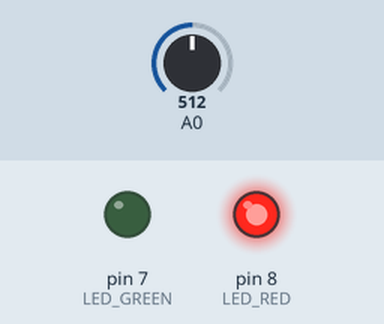
Simulated run of this sketch. Board: Arduino Uno, built with avr-gcc and run on an emulated ATmega328P. Shown: output pins drawn as LEDs (lit = HIGH). The inputs (shaded band) are chosen by the test bench; at power-on: A0 = 512.

Above: at 1.2 s.
1.3 s: A0 set to 521
At 1.9 s:
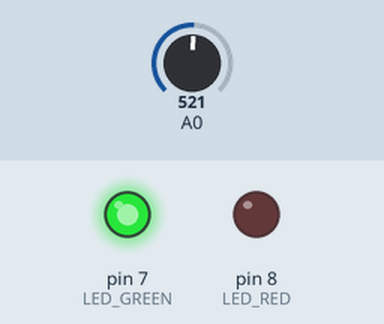
2.8 s: A0 set to 511
At 4.0 s:
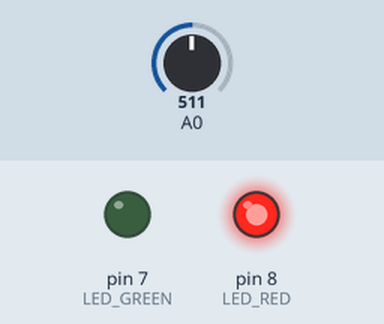
4.3 s: A0 set to 716
At 5.4 s:
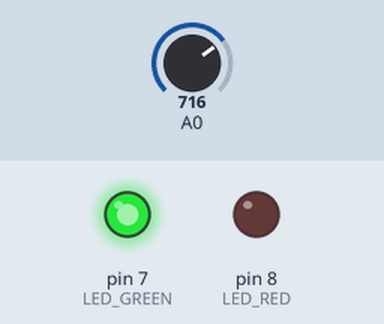
Timing chart, 0 to 7.3 s (numbered marks = the images above; inputs shaded):
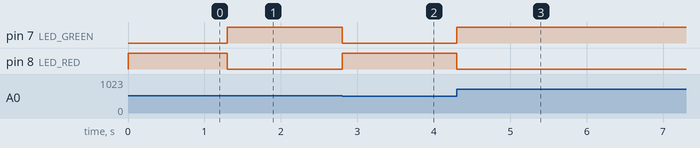

Measured:
- the behaviour switches between 512 and 513 on A0 (found by bisection; images 0 and 1)
- after the input at 1.3 s, pin 7 (LED_GREEN): LOW → HIGH at once; pin 8 (LED_RED): HIGH → LOW at once
- after the input at 2.8 s, pin 7 (LED_GREEN): HIGH → LOW at once; pin 8 (LED_RED): LOW → HIGH at once
- after the input at 4.3 s, pin 7 (LED_GREEN): LOW → HIGH at once; pin 8 (LED_RED): HIGH → LOW at once

The sketch:

sketch_oct31b.ino
```cpp
#define LED_GREEN 7
#define LED_RED 8
void setup() {
  // put your setup code here, to run once:
pinMode(LED_GREEN, OUTPUT);
pinMode(LED_RED, OUTPUT);
}

void loop() {
  // put your main code here, to run repeatedly:
  int pVal = analogRead(A0);

  if (pVal > 512)
  {
    digitalWrite(LED_GREEN, HIGH);
    digitalWrite(LED_RED, LOW);
  }
  else
  {
    digitalWrite(LED_GREEN, LOW);
    digitalWrite(LED_RED, HIGH);
  }

}
```
